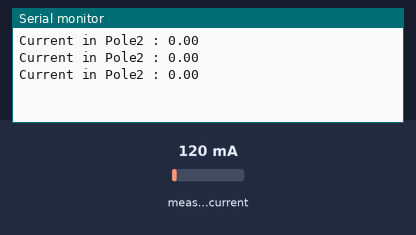
A sketch run on a simulated ESP32. Shown: the last lines printed to the serial monitor. The test bench sets the inputs (shaded band); at power-on: measured current 120 mA.

Above: at 1.3 s.
1.4 s: measured current set to 1500 mA
At 1.94 s:
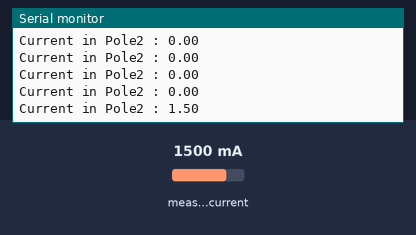
2.9 s: measured current set to 1960 mA
At 3.07 s:
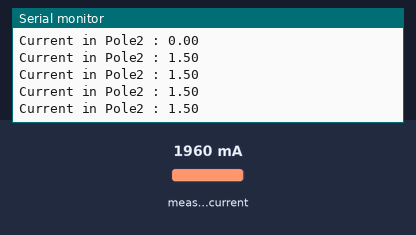
Timing chart, 0 to 5.9 s (numbered marks = the images above; inputs shaded):
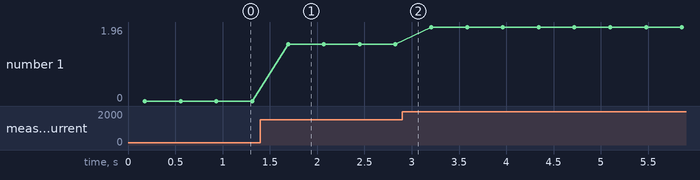

The sketch:

pole2.ino
```cpp
/* Pole2 Node - ESP32 + SCT-013-030 using EmonLib
   - Measures RMS current
   - Sends to Pole1 hub via UART
*/

#include <Arduino.h>
#include "EmonLib.h"

#define ADC_PIN 34        // CT input
#define UART_TX 17        // TX to Pole1 RX
#define NOISE_THRESHOLD 1.5

EnergyMonitor emon2;

void setup() {
  Serial.begin(115200);       // For debugging
  Serial1.begin(9600, SERIAL_8N1, -1, UART_TX); // Only TX

  emon2.current(ADC_PIN, 30.0);  // SCT-013-030 calibration
}

void loop() {
  // Measure RMS
  float irms = emon2.calcIrms(1480);
  if (irms < NOISE_THRESHOLD) irms = 0.0;

  // Send via UART to Pole1
  Serial1.println(irms);
  Serial.printf("Current in Pole2 : %.2f\n", irms);

  delay(200);
}
```

Measured:
- after the input at 1.4 s, the serial monitor: prints a new line after 0.29 s (image 1)
- plotted number 1: 0 → 1.5 after the input at 1.4 s, 1.5 → 1.96 after the input at 2.9 s
